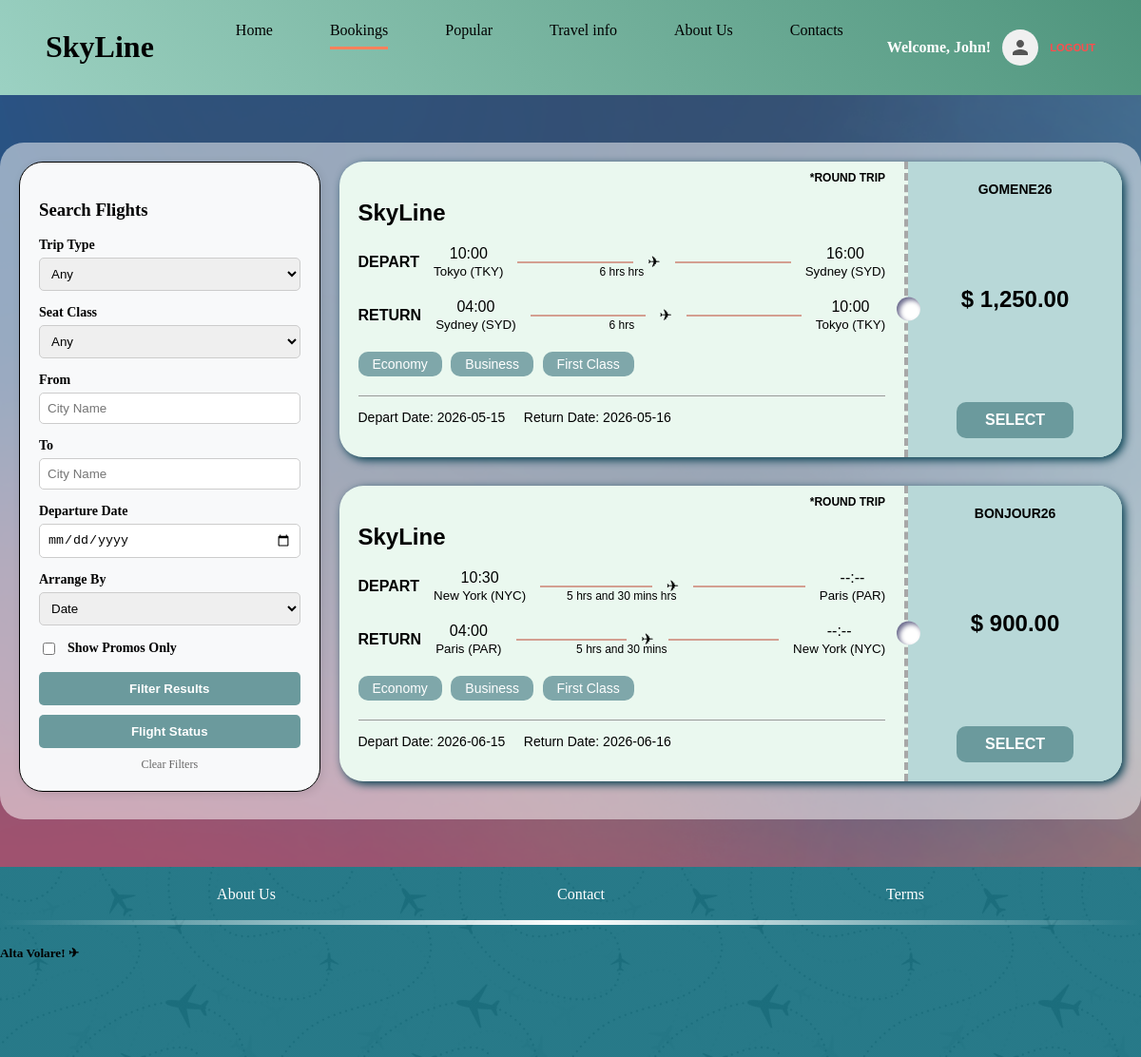
The app's page /booking (signed in) with its own data.
### app.py (models this page shows)
class Flight(db.Model):
    id = db.Column(db.Integer, primary_key=True)
    from_country = db.Column(db.String(50), nullable=False)
    from_city = db.Column(db.String(50), nullable=False)
    to_country = db.Column(db.String(50), nullable=False)
    to_city = db.Column(db.String(50), nullable=False)
    dep_date = db.Column(db.String(20), nullable=False)
    dep_time = db.Column(db.String(20), nullable=False)
    ret_date = db.Column(db.String(20), nullable=False)
    ret_time = db.Column(db.String(20), nullable=False)
    duration = db.Column(db.String(20), nullable=False)
    tickets_economy = db.Column(db.Integer)
    tickets_business = db.Column(db.Integer)
    tickets_first = db.Column(db.Integer)
    price = db.Column(db.Float, nullable=False)
    promo_code = db.Column(db.String(50), nullable=False)
    trip_type=db.Column(db.String(50), nullable=False)

### app.py (the view)
@app.route('/booking')
def booking():
    query = Flight.query
    trip_type = request.args.get('trip_type')
    if trip_type:
        query = query.filter(Flight.trip_type == trip_type)
    seat_class = request.args.get('seat_class')
    if seat_class == 'economy':
        query = query.filter(Flight.tickets_economy > 0)
    elif seat_class == 'business':
        query = query.filter(Flight.tickets_business > 0)
    elif seat_class == 'first':
        query = query.filter(Flight.tickets_first > 0)
    from_city = request.args.get('from_city')
    if from_city:
        query = query.filter(Flight.from_city.contains(from_city))
    to_city = request.args.get('to_city')
    if to_city:
        query = query.filter(Flight.to_city.contains(to_city))
    dep_date = request.args.get('dep_date')
    if dep_date:
        query = query.filter(Flight.dep_date == dep_date)
    if request.args.get('has_promo') == 'yes':
        query = query.filter(Flight.promo_code != 'none', Flight.promo_code != '')
    sort_by = request.args.get('sort_by', 'dep_date')
    if sort_by == 'price':
        query = query.order_by(Flight.price.asc())
    else:
        query = query.order_by(Flight.dep_date.asc())
    flights = query.all()
    return render_template('booking.html', flights=flights, calc_arrival=calculate_arrival)

### app.py (called while the page is built)
def calculate_arrival(start_time_str, duration_str):
    if not start_time_str or start_time_str == "none" or not duration_str:
        return "--:--"
    try:
        start_time = datetime.strptime(start_time_str, "%H:%M")
        clean_duration = duration_str.lower()
        hours = int(clean_duration.split('h')[0].strip())
        minutes = 0
        if 'm' in clean_duration:
            minutes = int(clean_duration.split('h')[1].split('m')[0].strip())
        arrival_time = start_time + timedelta(hours=hours, minutes=minutes)
        return arrival_time.strftime("%H:%M")
    except (ValueError, IndexError):
        return "--:--"

### templates/booking.html (shortened to what this page needs)
<!DOCTYPE html>
<html lang="en">
<head>
    <link rel="stylesheet" href="{{ url_for('static', filename='style.css') }}">
</head>
<body class="body">
    <div class="nav">
        <div class="logo"><h1>SkyLine</h1></div>
        <ul class="nav-container">
                <li class="nav-buttons"><a href="{{ url_for('index') }}">Home<hr class="n1"></a></li>
                <li class="nav-buttons"><a href="{{ url_for('booking') }}">Bookings<hr class="n2"  style="width: 100%;"></a></li>
                <li class="nav-buttons"><a href="{{ url_for('popular') }}">Popular<hr class="n3"></a></li>
                <li class="nav-buttons">
                    <a href="#">Travel info<hr class="n3"></a>
                </li>
                <li class="nav-buttons"><a href="{{ url_for('about') }}#about">About Us<hr class="n4"></a></li>
                <li class="nav-buttons"><a href="{{ url_for('contact') }}#contact">Contacts<hr class="n5"></a></li>
            </ul>
            <div class="nav-auth">
                {% if session['user_id'] %}
                    <div class="user-profile" style="display: flex; align-items: center; gap: 12px;">
                        <span class="user-name" style="color: white; font-family: 'Bookman Old Style'; font-weight: bold;">
                            Welcome, {{ session['first_name'] }}!
                        </span>
                        <a href="{{ url_for('bookedflights') }}" style="text-decoration: none;">
                        <div class="avatar-circle" style="width: 38px; height: 38px; background-color: #f0f0f0; border-radius: 50%; display: flex; align-items: center; justify-content: center;">
                            <svg viewBox="0 0 24 24" fill="#555" width="24px" height="24px">
                                <path d="M12 12c2.21 0 4-1.79 4-4s-1.79-4-4-4-4 1.79-4 4 1.79 4 4 4zm0 2c-2.67 0-8 1.34-8 4v2h16v-2c0-2.66-5.33-4-8-4z"/>
                            </svg>
                        </div>
                        </a>
                        <a href="{{ url_for('logout') }}" style="color: #ff4d4d; font-size: 0.7rem; text-decoration: none; text-transform: uppercase; font-family: sans-serif; font-weight: bold;">Logout</a>
                    </div>
                {% else %}
                    <button class="log-in"><a href="{{ url_for('login') }}">Log In</a></button>
                {% endif %}
            </div>
    </div>
<div class="booking-wrapper" >
        <div class="search-sidebar" >
            <h3>Search Flights</h3>
            <form action="{{ url_for('booking') }}" method="GET">
                <div class="filter-group">
                    <label>Trip Type</label>
                    <select name="trip_type">
                        <option value="">Any</option>
                    </select>
                </div>
                <div class="filter-group">
                    <label>Seat Class</label>
                    <select name="seat_class">
                        <option value="">Any</option>
                    </select>
                </div>
                <div class="filter-group">
                    <label>From</label>
                    <input type="text" name="from_city" placeholder="City Name">
                </div>
                <div class="filter-group">
                    <label>To</label>
                    <input type="text" name="to_city" placeholder="City Name">
                </div>
                <div class="filter-group">
                    <label>Departure Date</label>
                    <input type="date" name="dep_date">
                </div>
                <div class="filter-group">
                    <label>Arrange By</label>
                    <select name="sort_by">
                        <option value="dep_date">Date</option>
                    </select>
                </div>
                <div class="filter-group" style="flex-direction: row; align-items: center; gap: 10px;">
                    <input type="checkbox" name="has_promo" value="yes">
                    <label style="margin-bottom: 0;">Show Promos Only</label>
                </div>
                <button type="submit" class="search-btn">Filter Results</button>
                <button type="submit" class="search-btn" style="margin-top: 10px;">Flight Status</button>
                <a href="{{ url_for('booking') }}" style="display:block; text-align:center; margin-top:10px; font-size:12px; color:#666; text-decoration:none;">Clear Filters</a>
            </form>
        </div>
        <div class="ticket-container" action="/checkout" method="POST">
            {% for flight in flights %}
                {% if flight.tickets_economy > 0 or flight.tickets_business > 0 or flight.tickets_first > 0 %}
                <div class="ticket-card">
                    <div class="ticket-left">
                        <h2>SkyLine</h2>
                        <span class="trip-tag">*{{ flight.trip_type.upper() }}</span>
                        <div class="flight-path">
                            <div><strong>DEPART</strong></div>
                            <div style="text-align:center">{{ flight.dep_time }}<br><small>{{ flight.from_city }}</small></div>
                            <div class="line"></div>
                            <div style="position:absolute; left:50%; transform:translateX(-50%); font-size:12px; margin-top:20px;">{{ flight.duration }} hrs</div>
                            <div style="text-align:center">&#9992;</div>
                            <div class="line"></div>
                            <div style="text-align:center">{{ calc_arrival(flight.dep_time, flight.duration) }}<br><small>{{ flight.to_city }}</small></div>
                        </div>
                        {% if flight.trip_type == "round trip" %}
                        <div class="flight-path" style="margin-top:20px;">
                            <div><strong>RETURN</strong></div>
                            <div style="text-align:center">{{ flight.ret_time }}<br><small>{{ flight.to_city }}</small></div>
                            <div class="line"></div>
                            <div style="position:absolute; left:50%; transform:translateX(-50%); font-size:12px; margin-top:20px;">{{ flight.duration }}</div>
                            <div style="text-align:center">&#9992;</div>
                            <div class="line"></div>
                            <div style="text-align:center">
                                {{ calc_arrival(flight.ret_time, flight.duration) }}<br>
                                <small>{{ flight.from_city }}</small>
                            </div>
                        </div>
                        {% endif %}
                        <div style="margin-top: 20px;">
                            {% if flight.tickets_economy > 0 %}<button class="class-badge">Economy</button>{% endif %}
                            {% if flight.tickets_business > 0 %}<button class="class-badge">Business</button>{% endif %}
                            {% if flight.tickets_first > 0 %}<button class="class-badge">First Class</button>{% endif %}
                        </div>
                        <hr style="margin-top:20px; border: 0; border-top: 1px solid #999;">
                        <p style="font-size:14px">Depart Date: {{ flight.dep_date }} {% if flight.trip_type == "round trip" %}&nbsp;&nbsp;&nbsp; Return Date: {{ flight.ret_date }}{% endif %}</p>
                    </div>
                    <div class="ticket-right">
                        <div>
                            {% if flight.promo_code and flight.promo_code != 'none' %}
                                <strong style="font-size: 14px;">{{ flight.promo_code }}</strong>
                            {% endif %}
                        </div>
                        <div style="font-size: 24px; font-weight: bold;">$ {{ "{:,.2f}".format(flight.price) }}</div>
                        <a href="{{ url_for('checkout', flight_id=flight.id) }}">
                            <button class="select-btn">SELECT</button>
                        </a>
                    </div>
                </div>
                {% endif %}
            {% endfor %}
        </div>
</div>
    <div class="footer">
        <div class="buttons">
            <ul class="footer-buttons">
                <li class="footer-buttons"><a href="index.html#about">About Us</a></li>
                <li class="footer-buttons"><a href="index.html#contact">Contact</a></li>
                <li class="footer-buttons"><a href="#">Terms</a></li>
            </ul>
        </div>
        <hr>
        <h5>Alta Volare! &#9992;</h5>
    </div>
</body>
</html>

### static/style.css (style rules this page uses)
html, body { margin: 0; padding: 0; background-color: rgb(255, 255, 255); font-family: 'Franklin Gothic Medium'; scroll-behavior: smooth; overflow-x: hidden; width: 100%; }
* { box-sizing: border-box; }
.nav { width: 100%; height: auto; min-height: 60px; background-image: linear-gradient(50deg, #b5eed1d0, #4e947c); display: flex; flex-wrap: wrap; align-items: center; justify-content: space-between; padding: 10px 4%; margin: 0 0; overflow: visible; }
.nav hr { height: 3px; border: none; background-color: #ff815b; width: 0px; transition: width 0.3s ease-out; }
.logo { margin: auto 0; }
.nav-container { width: auto; max-width: 100%; display: flex; gap: 20px; margin-top: 0; }
.nav-container, .nav-buttons, a { text-decoration: none; list-style-type: none; color: black; }
.nav-buttons { position: relative; list-style: none; padding: 10px 20px; }

### templates/booking.html (style rules this page uses)
.body { background-image: url(static/images/booking.webp); background-size: cover; }
.ticket-container { max-width: 900px; margin: 20px auto; display: flex; flex-direction: column; gap: 30px; }
.ticket-card { display: flex; background: #eaf8ef; border-radius: 25px; overflow: hidden; color: #000; font-family: sans-serif; min-height: 220px; box-shadow: 3px 3px 10px rgb(0, 60, 78); }
.ticket-left { flex: 3; padding: 20px; position: relative; border-right: 4px dashed #a7a7a7; }
.ticket-right { flex: 1; background: #b8d8d8; padding: 20px; display: flex; flex-direction: column; justify-content: space-between; align-items: center; position: relative; }
.ticket-right::before { content: ''; position: absolute; left: -12px; top: 50%; transform: translateY(-50%); width: 25px; height: 25px; background: #fff; border-radius: 50%; box-shadow: inset 3px 3px 5px rgba(1, 1, 59, 0.589); }
.flight-path { display: flex; align-items: center; gap: 15px; margin: 10px 0; }
.line { flex-grow: 1; height: 2px; background: #d49f91; position: relative; }
.class-badge { background: #7fa7aa; color: white; padding: 5px 15px; border-radius: 10px; font-size: 14px; margin-right: 5px; border: none; }
.select-btn { background: #6b9a9d; color: white; padding: 10px 30px; border-radius: 10px; border: none; cursor: pointer; font-weight: bold; font-size: 16px; }
.trip-tag { position: absolute; top: 10px; right: 20px; font-size: 12px; font-weight: bold; }
.booking-wrapper { background-color: rgba(255, 255, 255, 0.507); border-radius: 25px; display: flex; max-width: 1200px; margin: 50px auto; gap: 20px; padding: 20px; }
.search-sidebar { flex: 1; background: #f8f9fa; padding: 20px; border-radius: 25px; height: fit-content; box-shadow: 2px 2px 10px rgba(0,0,0,0.1); border: solid black 1px; }
.ticket-container { flex: 3; margin-top: 0; }
.filter-group { margin-bottom: 15px; display: flex; flex-direction: column; gap: 5px; }
.filter-group label { font-weight: bold; font-size: 14px; }
.filter-group select, .filter-group input { padding: 8px; border-radius: 5px; border: 1px solid #ccc; }
.search-btn { width: 100%; padding: 10px; background: #6b9a9d; color: white; border: none; border-radius: 5px; cursor: pointer; font-weight: bold; }

### records on screen
Flight: trip_type "ROUND TRIP", dep_time "10:00", from_city "Tokyo (TKY)", duration "6 hrs", dep_time+duration "16:00", to_city "Sydney (SYD)", ret_time "04:00", ret_time+duration "10:00", tickets_economy "Economy", tickets_business "Business", tickets_first "First Class", dep_date "2026-05-15", ret_date "2026-05-16", promo_code "GOMENE26", price "1,250.00"
Flight: trip_type "ROUND TRIP", dep_time "10:30", from_city "New York (NYC)", duration "5 hrs and 30 mins", dep_time+duration "--:--", to_city "Paris (PAR)", ret_time "04:00", ret_time+duration "--:--", tickets_economy "Economy", tickets_business "Business", tickets_first "First Class", dep_date "2026-06-15", ret_date "2026-06-16", promo_code "BONJOUR26", price "900.00"

### other values on screen
{{ session['first_name'] }} "John"
